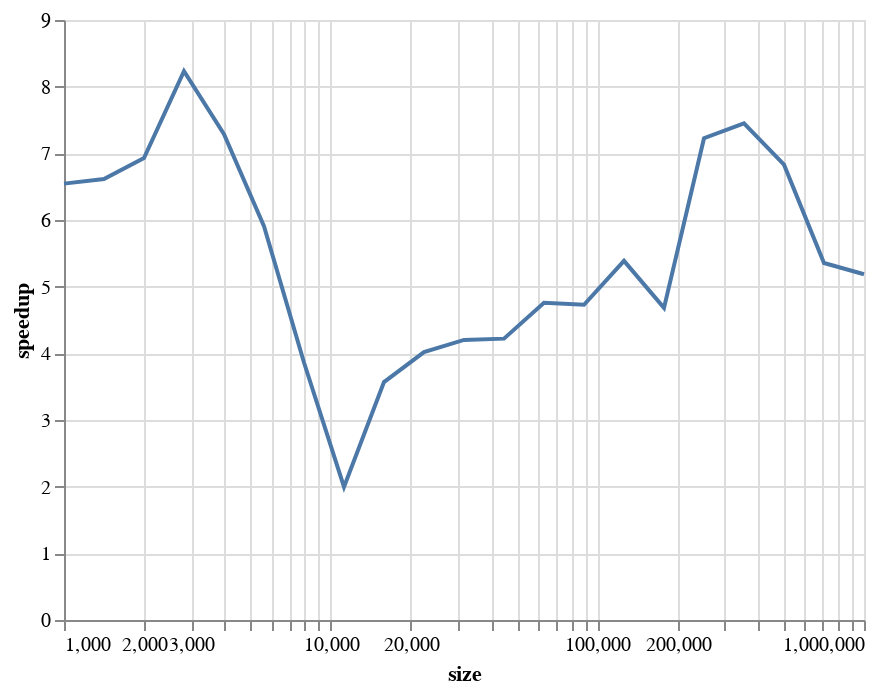

This figure's notebook cell:
### Markdown cell above
We can also plot the 'speedup' or the ratio of how much quicker `Send` calls are than `send`:

### Code cell
speedup_df = df.groupby(["size", "kind"]).per_call.first().unstack()
speedup_df["speedup"] = speedup_df["send"] / speedup_df["Send"]
alt.Chart(speedup_df.reset_index()).mark_line().encode(
    x=alt.X("size", scale=alt.Scale(type="log")),
    y="speedup",
)

### Figure 1 — Vega-Lite specification as saved in the notebook (floating-point values rounded to 4 significant figures)
{"config": {"view": {"continuousWidth": 400, "continuousHeight": 300}}, "data": {"name": "data-71c7123c470766abadc02b5bd0ac8a79"}, "mark": "line", "encoding": {"x": {"field": "size", "scale": {"type": "log"}, "type": "quantitative"}, "y": {"field": "speedup", "type": "quantitative"}}, "$schema": "https://vega.github.io/schema/vega-lite/v4.17.0.json", "datasets": {"data-71c7123c470766abadc02b5bd0ac8a79": [{"size": 1000, "Send": 3.087e-06, "send": 2.021e-05, "speedup": 6.546}, {"size": 1412, "Send": 3.379e-06, "send": 2.235e-05, "speedup": 6.614}, {"size": 1995, "Send": 3.385e-06, "send": 2.346e-05, "speedup": 6.929}, {"size": 2818, "Send": 4.219e-06, "send": 3.474e-05, "speedup": 8.233}, {"size": 3981, "Send": 4.921e-06, "send": 3.586e-05, "speedup": 7.286}, {"size": 5623, "Send": 7.99e-06, "send": 4.72e-05, "speedup": 5.907}, {"size": 7943, "Send": 1.438e-05, "send": 5.554e-05, "speedup": 3.863}, {"size": 11220, "Send": 1.91e-05, "send": 3.814e-05, "speedup": 1.997}, {"size": 15848, "Send": 1.3e-05, "send": 4.642e-05, "speedup": 3.569}, {"size": 22387, "Send": 1.402e-05, "send": 5.633e-05, "speedup": 4.018}, {"size": 31622, "Send": 1.895e-05, "send": 7.962e-05, "speedup": 4.201}, {"size": 44668, "Send": 2.711e-05, "send": 0.0001144, "speedup": 4.22}, {"size": 63095, "Send": 3.633e-05, "send": 0.0001729, "speedup": 4.76}, {"size": 89125, "Send": 5.164e-05, "send": 0.0002442, "speedup": 4.728}, {"size": 125892, "Send": 7.809e-05, "send": 0.0004207, "speedup": 5.387}, {"size": 177827, "Send": 0.0001047, "send": 0.0004901, "speedup": 4.682}, {"size": 251188, "Send": 0.0001562, "send": 0.001129, "speedup": 7.227}, {"size": 354813, "Send": 0.0002154, "send": 0.001605, "speedup": 7.45}, {"size": 501187, "Send": 0.0003272, "send": 0.002235, "speedup": 6.83}, {"size": 707945, "Send": 0.0004381, "send": 0.002346, "speedup": 5.355}, {"size": 1000000, "Send": 0.0006739, "send": 0.003495, "speedup": 5.187}]}}
